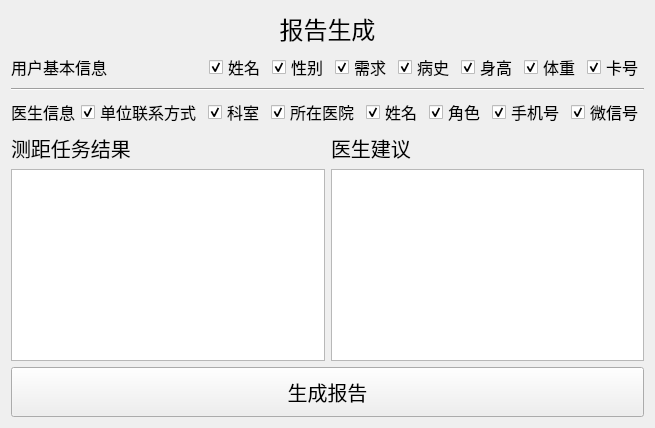
          <widget class="QWidget" name="page_reportGen">
           <layout class="QGridLayout" name="gridLayout_6">
            <item row="0" column="0">
             <widget class="QLabel" name="label_title_reportGen">
              <property name="font">
               <font>
                <pointsize>18</pointsize>
               </font>
              </property>
              <property name="text">
               <string>报告生成</string>
              </property>
              <property name="alignment">
               <set>Qt::AlignCenter</set>
              </property>
              <property name="margin">
               <number>5</number>
              </property>
             </widget>
            </item>
            <item row="1" column="0">
             <layout class="QHBoxLayout" name="horizontalLayout_15">
              <item>
               <widget class="QLabel" name="label">
                <property name="maximumSize">
                 <size>
                  <width>200</width>
                  <height>16777215</height>
                 </size>
                </property>
                <property name="font">
                 <font>
                  <pointsize>12</pointsize>
                 </font>
                </property>
                <property name="text">
                 <string>用户基本信息</string>
                </property>
               </widget>
              </item>
              <item>
               <layout class="QHBoxLayout" name="horizontalLayout_12">
                <item>
                 <widget class="CheckedBox" name="checkBox_report_user_name">
                  <property name="enabled">
                   <bool>true</bool>
                  </property>
                  <property name="font">
                   <font>
                    <pointsize>12</pointsize>
                   </font>
                  </property>
                  <property name="text">
                   <string>姓名</string>
                  </property>
                  <property name="checkable">
                   <bool>true</bool>
                  </property>
                  <property name="checked">
                   <bool>true</bool>
                  </property>
                 </widget>
                </item>
                <item>
                 <widget class="CheckedBox" name="checkBox_report_user_sex">
                  <property name="enabled">
                   <bool>true</bool>
                  </property>
                  <property name="font">
                   <font>
                    <pointsize>12</pointsize>
                   </font>
                  </property>
                  <property name="text">
                   <string>性别</string>
                  </property>
                  <property name="checked">
                   <bool>true</bool>
                  </property>
                 </widget>
                </item>
                <item>
                 <widget class="CheckedBox" name="checkBox_report_user_demand">
                  <property name="enabled">
                   <bool>true</bool>
                  </property>
                  <property name="font">
                   <font>
                    <pointsize>12</pointsize>
                   </font>
                  </property>
                  <property name="text">
                   <string>需求</string>
                  </property>
                  <property name="checked">
                   <bool>true</bool>
                  </property>
                 </widget>
                </item>
                <item>
                 <widget class="CheckedBox" name="checkBox_report_user_history">
                  <property name="enabled">
                   <bool>true</bool>
                  </property>
                  <property name="font">
                   <font>
                    <pointsize>12</pointsize>
                   </font>
                  </property>
                  <property name="text">
                   <string>病史</string>
                  </property>
                  <property name="checked">
                   <bool>true</bool>
                  </property>
                 </widget>
                </item>
                <item>
                 <widget class="QCheckBox" name="checkBox_report_user_height">
                  <property name="font">
                   <font>
                    <pointsize>12</pointsize>
                   </font>
                  </property>
                  <property name="text">
                   <string>身高</string>
                  </property>
                  <property name="checked">
                   <bool>true</bool>
                  </property>
                 </widget>
                </item>
                <item>
                 <widget class="QCheckBox" name="checkBox_report_user_weight">
                  <property name="font">
                   <font>
                    <pointsize>12</pointsize>
                   </font>
                  </property>
                  <property name="text">
                   <string>体重</string>
                  </property>
                  <property name="checked">
                   <bool>true</bool>
                  </property>
                 </widget>
                </item>
                <item>
                 <widget class="QCheckBox" name="checkBox_report_user_id">
                  <property name="font">
                   <font>
                    <pointsize>12</pointsize>
                   </font>
                  </property>
                  <property name="text">
                   <string>卡号</string>
                  </property>
                  <property name="checked">
                   <bool>true</bool>
                  </property>
                 </widget>
                </item>
               </layout>
              </item>
             </layout>
            </item>
            <item row="2" column="0">
             <widget class="Line" name="line_5">
              <property name="orientation">
               <enum>Qt::Horizontal</enum>
              </property>
             </widget>
            </item>
            <item row="3" column="0">
             <layout class="QHBoxLayout" name="horizontalLayout_14">
              <item>
               <widget class="QLabel" name="label_4">
                <property name="sizePolicy">
                 <sizepolicy hsizetype="Preferred" vsizetype="Preferred">
                  <horstretch>0</horstretch>
                  <verstretch>0</verstretch>
                 </sizepolicy>
                </property>
                <property name="minimumSize">
                 <size>
                  <width>0</width>
                  <height>0</height>
                 </size>
                </property>
                <property name="maximumSize">
                 <size>
                  <width>200</width>
                  <height>16777215</height>
                 </size>
                </property>
                <property name="font">
                 <font>
                  <pointsize>12</pointsize>
                 </font>
                </property>
                <property name="text">
                 <string>医生信息</string>
                </property>
               </widget>
              </item>
              <item>
               <layout class="QHBoxLayout" name="horizontalLayout_13">
                <item>
                 <widget class="CheckedBox" name="checkBox_report_doctor_tel">
                  <property name="enabled">
                   <bool>true</bool>
                  </property>
                  <property name="sizePolicy">
                   <sizepolicy hsizetype="Minimum" vsizetype="Fixed">
                    <horstretch>0</horstretch>
                    <verstretch>0</verstretch>
                   </sizepolicy>
                  </property>
                  <property name="font">
                   <font>
                    <pointsize>12</pointsize>
                   </font>
                  </property>
                  <property name="text">
                   <string>单位联系方式</string>
                  </property>
                  <property name="checkable">
                   <bool>true</bool>
                  </property>
                  <property name="checked">
                   <bool>true</bool>
                  </property>
                 </widget>
                </item>
                <item>
                 <widget class="CheckedBox" name="checkBox_report_doctor_dept">
                  <property name="enabled">
                   <bool>true</bool>
                  </property>
                  <property name="sizePolicy">
                   <sizepolicy hsizetype="Minimum" vsizetype="Fixed">
                    <horstretch>0</horstretch>
                    <verstretch>0</verstretch>
                   </sizepolicy>
                  </property>
                  <property name="maximumSize">
                   <size>
                    <width>16777215</width>
                    <height>16777215</height>
                   </size>
                  </property>
                  <property name="font">
                   <font>
                    <pointsize>12</pointsize>
                   </font>
                  </property>
                  <property name="text">
                   <string>科室</string>
                  </property>
                  <property name="checked">
                   <bool>true</bool>
                  </property>
                 </widget>
                </item>
                <item>
                 <widget class="CheckedBox" name="checkBox_report_doctor_hospital">
                  <property name="enabled">
                   <bool>true</bool>
                  </property>
                  <property name="minimumSize">
                   <size>
                    <width>0</width>
                    <height>0</height>
                   </size>
                  </property>
                  <property name="maximumSize">
                   <size>
                    <width>16777215</width>
                    <height>16777215</height>
                   </size>
                  </property>
                  <property name="font">
                   <font>
                    <pointsize>12</pointsize>
                   </font>
                  </property>
                  <property name="text">
                   <string>所在医院</string>
                  </property>
                  <property name="checked">
                   <bool>true</bool>
                  </property>
                 </widget>
                </item>
                <item>
                 <widget class="QCheckBox" name="checkBox_report_doctor_name">
                  <property name="enabled">
                   <bool>true</bool>
                  </property>
                  <property name="sizePolicy">
                   <sizepolicy hsizetype="Minimum" vsizetype="Fixed">
                    <horstretch>0</horstretch>
                    <verstretch>0</verstretch>
                   </sizepolicy>
                  </property>
                  <property name="minimumSize">
                   <size>
                    <width>0</width>
                    <height>0</height>
                   </size>
                  </property>
                  <property name="maximumSize">
                   <size>
                    <width>16777215</width>
                    <height>16777215</height>
                   </size>
                  </property>
                  <property name="font">
                   <font>
                    <pointsize>12</pointsize>
                   </font>
                  </property>
                  <property name="text">
                   <string>姓名</string>
                  </property>
                  <property name="checkable">
                   <bool>true</bool>
                  </property>
                  <property name="checked">
                   <bool>true</bool>
                  </property>
                 </widget>
                </item>
                <item>
                 <widget class="QCheckBox" name="checkBox_report_doctor_position">
                  <property name="enabled">
                   <bool>true</bool>
                  </property>
                  <property name="sizePolicy">
                   <sizepolicy hsizetype="Minimum" vsizetype="Fixed">
                    <horstretch>0</horstretch>
                    <verstretch>0</verstretch>
                   </sizepolicy>
                  </property>
                  <property name="font">
                   <font>
                    <pointsize>12</pointsize>
                   </font>
                  </property>
                  <property name="text">
                   <string>角色</string>
                  </property>
                  <property name="checked">
                   <bool>true</bool>
                  </property>
                 </widget>
                </item>
                <item>
                 <widget class="QCheckBox" name="checkBox_report_doctor_phone">
                  <property name="enabled">
                   <bool>true</bool>
                  </property>
                  <property name="sizePolicy">
                   <sizepolicy hsizetype="Minimum" vsizetype="Fixed">
                    <horstretch>0</horstretch>
                    <verstretch>0</verstretch>
                   </sizepolicy>
                  </property>
                  <property name="font">
                   <font>
                    <pointsize>12</pointsize>
                   </font>
                  </property>
                  <property name="text">
                   <string>手机号</string>
                  </property>
                  <property name="checked">
                   <bool>true</bool>
                  </property>
                 </widget>
                </item>
                <item>
                 <widget class="QCheckBox" name="checkBox_report_doctor_wechat">
                  <property name="enabled">
                   <bool>true</bool>
                  </property>
                  <property name="sizePolicy">
                   <sizepolicy hsizetype="Minimum" vsizetype="Fixed">
                    <horstretch>0</horstretch>
                    <verstretch>0</verstretch>
                   </sizepolicy>
                  </property>
                  <property name="font">
                   <font>
                    <pointsize>12</pointsize>
                   </font>
                  </property>
                  <property name="text">
                   <string>微信号</string>
                  </property>
                  <property name="checked">
                   <bool>true</bool>
                  </property>
                 </widget>
                </item>
               </layout>
              </item>
             </layout>
            </item>
            <item row="4" column="0">
             <layout class="QHBoxLayout" name="horizontalLayout_11">
              <item>
               <layout class="QVBoxLayout" name="verticalLayout_2">
                <item>
                 <widget class="QLabel" name="label_2">
                  <property name="font">
                   <font>
                    <pointsize>15</pointsize>
                   </font>
                  </property>
                  <property name="text">
                   <string>测距任务结果</string>
                  </property>
                 </widget>
                </item>
                <item>
                 <widget class="QListWidget" name="listWidget_genReport">
                  <property name="font">
                   <font>
                    <pointsize>12</pointsize>
                   </font>
                  </property>
                 </widget>
                </item>
               </layout>
              </item>
              <item>
               <layout class="QVBoxLayout" name="verticalLayout_3">
                <item>
                 <widget class="QLabel" name="label_3">
                  <property name="font">
                   <font>
                    <pointsize>15</pointsize>
                   </font>
                  </property>
                  <property name="text">
                   <string>医生建议</string>
                  </property>
                 </widget>
                </item>
                <item>
                 <widget class="QTextEdit" name="textEdit_doctorReport">
                  <property name="font">
                   <font>
                    <pointsize>15</pointsize>
                   </font>
                  </property>
                 </widget>
                </item>
               </layout>
              </item>
             </layout>
            </item>
            <item row="5" column="0">
             <widget class="QPushButton" name="pushButton_genReport">
              <property name="minimumSize">
               <size>
                <width>0</width>
                <height>50</height>
               </size>
              </property>
              <property name="font">
               <font>
                <pointsize>15</pointsize>
               </font>
              </property>
              <property name="text">
               <string>生成报告</string>
              </property>
             </widget>
            </item>
           </layout>
          </widget>
